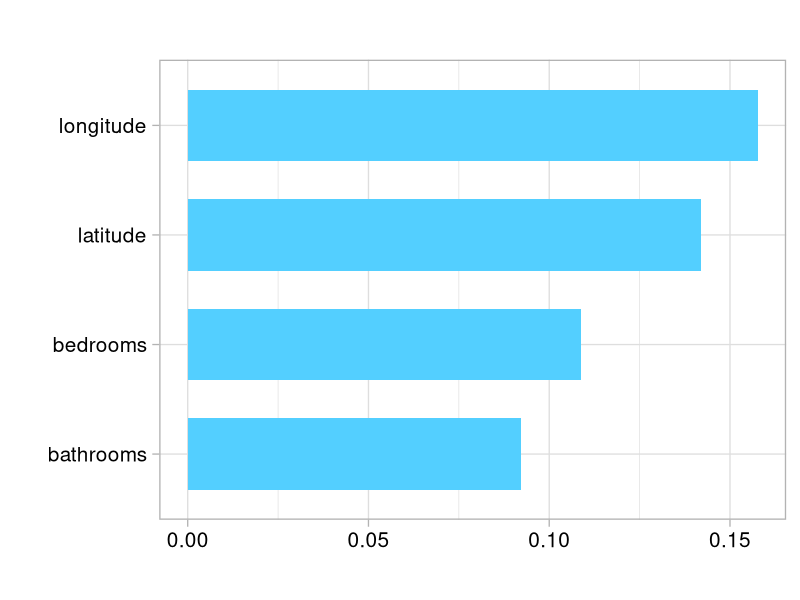
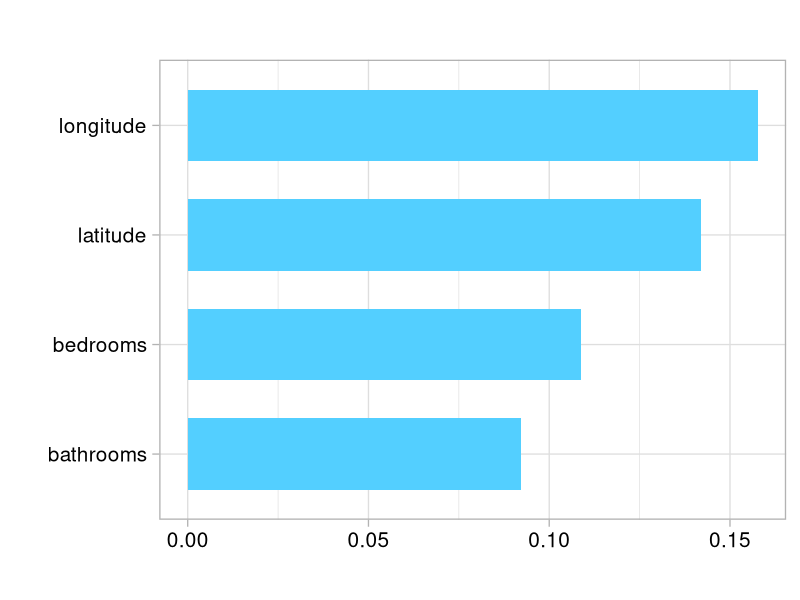

Write the R code that produced these figures, in order. (Note: a time limit stopped this script after it produced the figures.)
## ---- chunk 1
knitr::opts_chunk$set(echo = TRUE, warning = F, message = F)
## ---- chunk 2
library(tidyverse)
library(randomForest)
library(cowplot)
library(gridExtra)
## ---- chunk 3
rents <- read.csv('./data/rent.csv')
glimpse(rents)
## ---- chunk 4
features <- c('bathrooms', 'bedrooms', 'longitude', 'latitude', 'price')
df <- rents[,features]
df$price <- log(df$price)
# with random column
df['random'] <- runif(nrow(df))
head(df)
## ---- chunk 5
create_rfplot <- function(rf, type){
  imp <- importance(rf, type=type, scale = F)
  featureImportance <- data.frame(Feature=row.names(imp), Importance=imp[,1])
  
  p <- ggplot(featureImportance, aes(x=reorder(Feature, Importance), y=Importance)) +
       geom_bar(stat="identity", fill="#53cfff", width = 0.65) +
       coord_flip() + 
       theme_light(base_size=20) +
       xlab("") +
       ylab("") + 
       ggtitle("") +
       theme(axis.text.x = element_text(size = 15, color = "black"),
             axis.text.y = element_text(size = 15, color = "black")) 
  return(p)
}

create_ggplot <- function(featureImportance){
  p <- ggplot(featureImportance, aes(x=reorder(Feature, Importance), y=Importance)) +
       geom_bar(stat="identity", fill="#53cfff", width = 0.65) +
       coord_flip() + 
       theme_light(base_size=20) +
       xlab("") +
       ylab("") + 
       ggtitle("") +
       theme(axis.text.x = element_text(size = 15, color = "black"),
             axis.text.y = element_text(size = 15, color = "black"))
  return(p)
}
## ---- chunk 6
# without random column
rf1 <- randomForest(price~., data = df[, 1:5], mtry=4,
                 ntree = 40, importance=T)

p1 <- create_rfplot(rf1, type = 1)
p1
ggsave('../article/images/regr_permute_R.svg',
       plot = p1, device = 'svg', height = 4, width = 6)
## ---- chunk 7
# with random column
rf2 <- randomForest(price~., data = df, mtry = 4,
                 ntree = 40, importance=T)
p2 <- create_rfplot(rf2, type = 1)
ggsave('../article/images/regr_permute_random_R.svg',
       plot = p2, device = 'svg', height = 4, width = 6)
## ---- chunk 8
# without random column
rf1 <- randomForest(price~., data = df[, 1:5], mtry=4,
                 ntree = 40, importance=T)
p1 <- create_rfplot(rf1, type = 2)
ggsave('../article/images/regr_dflt_R.svg',
       plot = p1, device = 'svg', height = 4, width = 6)
## ---- chunk 9
# with random column
rf2 <- randomForest(price~., data = df, mtry = 4,
                 ntree = 40, importance=T)
p2 <- create_rfplot(rf2, type = 2)
ggsave('../article/images/regr_dflt_random_R.svg',
       plot = p2, device = 'svg', height = 4, width = 6)
## ---- chunk 10
# PARAMS : ntree = 40, mtry = 2, nodesize = 1

get_drop_imp <- function(df, columns){
  X <- df[,c(columns, 'price')] # data
  rf <- randomForest(price~., data = X,
                   ntree = 40, mtry=2, nodesize=1, importance=T)
  full_rsq <- mean(rf$rsq) # R-squared
  
  imp <- c()
  for (c in columns){
    X_sub <- X[, !(colnames(X) == c)]
    rf <- randomForest(price~., data = X_sub,
                   ntree = 40, mtry=2, nodesize=1, importance=T)
    sub_rsq <- mean(rf$rsq) # R-squared
    diff_rsq <- full_rsq - sub_rsq
    imp <- c(imp, diff_rsq)
  }
  featureImportance <- data.frame(Feature=columns, Importance=imp)
  return(featureImportance)
}
## ---- chunk 11
columns <- c('bathrooms', 'bedrooms', 'longitude', 'latitude')
featureImportance <- get_drop_imp(df, columns)
p1 <- create_ggplot(featureImportance)
ggsave('../article/images/regr_drop_R.svg',
       plot = p1, device = 'svg', height = 4, width = 6)
## ---- chunk 12
columns <- c('bathrooms', 'bedrooms', 'longitude', 'latitude', 'random')
featureImportance <- get_drop_imp(df, columns)
p2 <- create_ggplot(featureImportance)
ggsave('../article/images/regr_drop_random_R.svg',
       plot = p2, device = 'svg', height = 4, width = 6)
